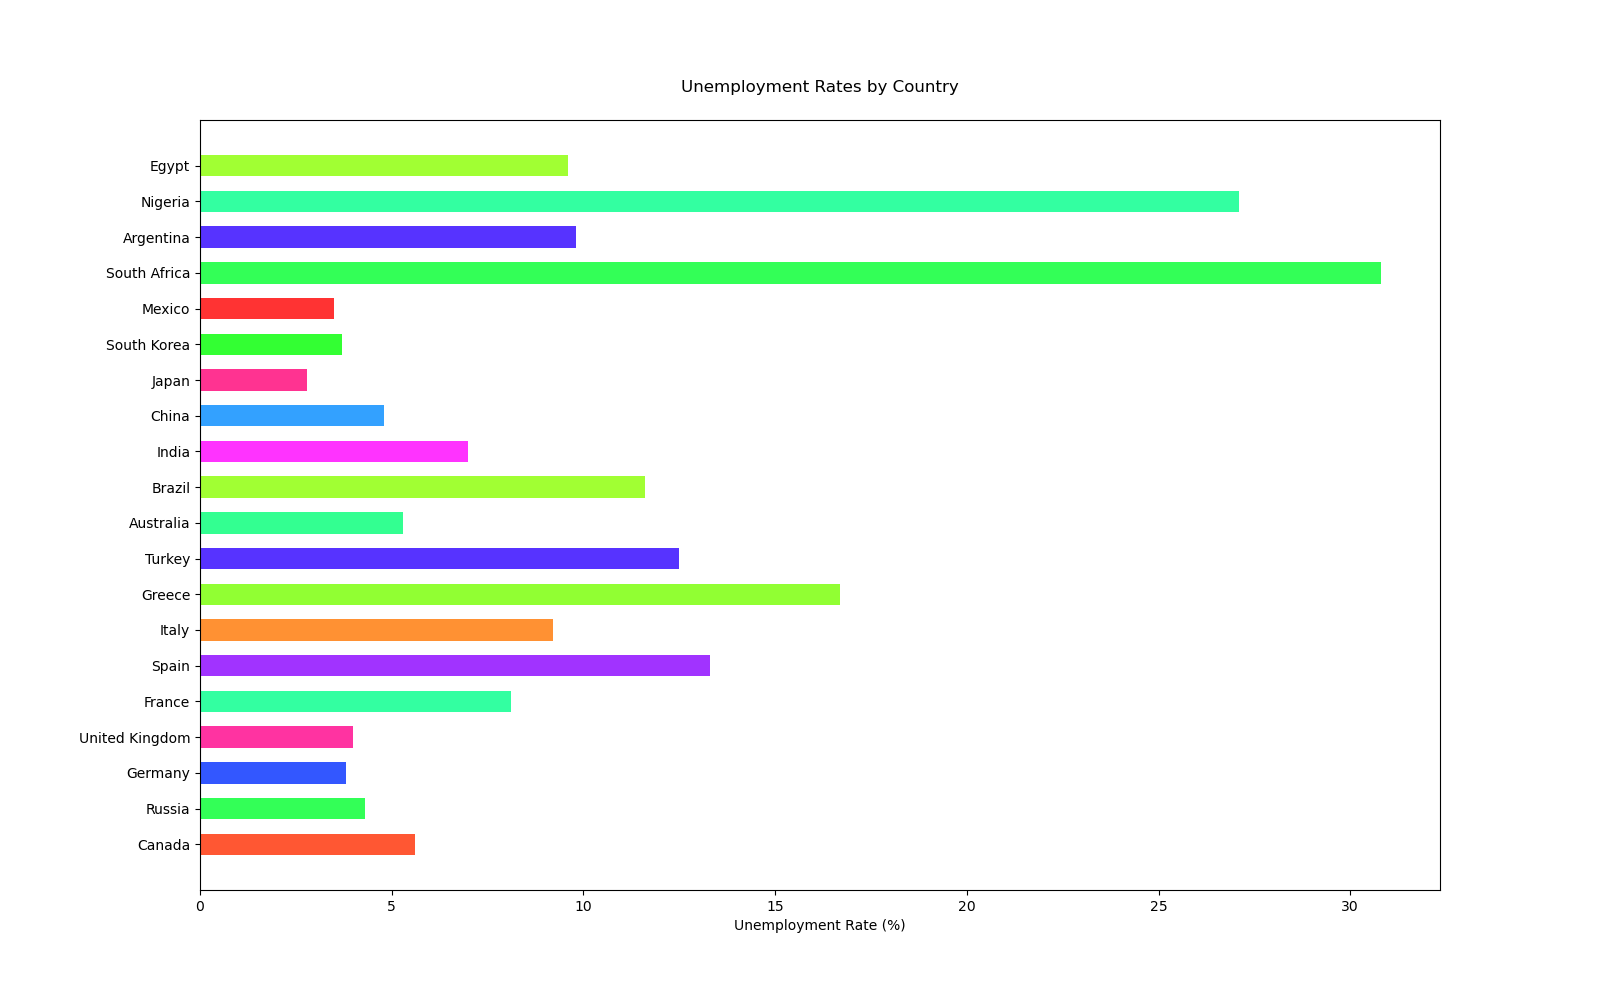

Write Python code to recreate this figure.

import matplotlib.pyplot as plt

# Data for the bar chart
countries = [
    'Canada', 'Russia', 'Germany', 'United Kingdom', 'France', 'Spain', 
    'Italy', 'Greece', 'Turkey', 'Australia', 'Brazil', 'India', 
    'China', 'Japan', 'South Korea', 'Mexico', 'South Africa', 
    'Argentina', 'Nigeria', 'Egypt'
]

unemployment_rates = [
    5.6, 4.3, 3.8, 4.0, 8.1, 13.3, 9.2, 16.7, 12.5, 5.3, 11.6, 7.0, 
    4.8, 2.8, 3.7, 3.5, 30.8, 9.8, 27.1, 9.6
]

# Modify the color scheme
colors = [
    '#FF5733', '#33FF57', '#3357FF', '#FF33A1', '#33FFA1', '#A133FF', 
    '#FF9133', '#91FF33', '#5733FF', '#33FF91', '#A1FF33', '#FF33FF', 
    '#33A1FF', '#FF3391', '#33FF33', '#FF3333', '#33FF57', '#5733FF', 
    '#33FFA1', '#A1FF33'
]

# Set the figure size for better clarity or visual appeal
plt.figure(figsize=(16, 10))

# Change the direction of the chart from vertical to horizontal
plt.barh(countries, unemployment_rates, color=colors, height=0.6)

# Add labels and title to the chart
plt.xlabel('Unemployment Rate (%)')
plt.title('Unemployment Rates by Country', pad=20)

# Display the chart
plt.show()
